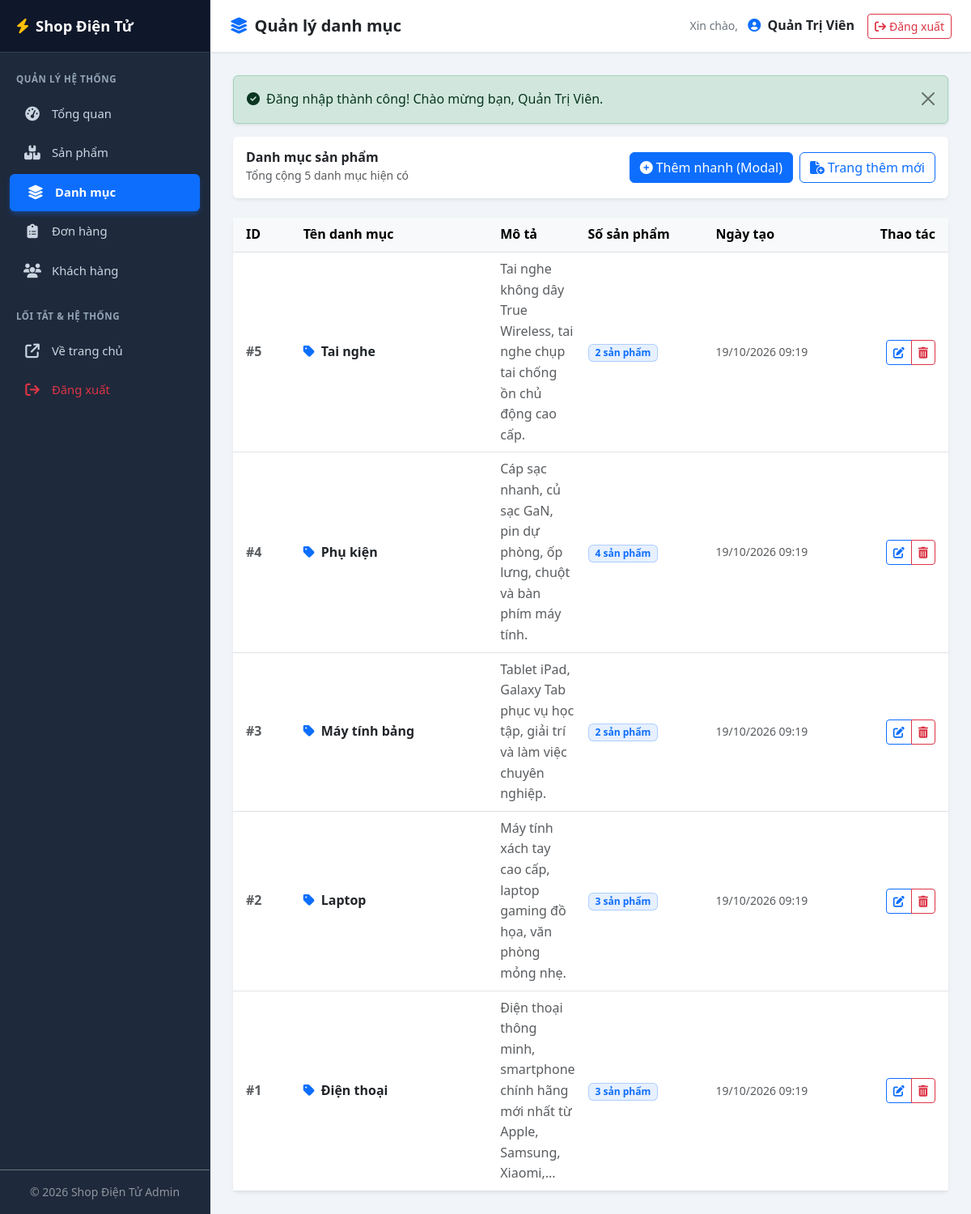
The app's page /categories.php (signed in) with its own data.
### tables this page shows
CREATE TABLE `categories` (
    `id` INT AUTO_INCREMENT PRIMARY KEY,
    `name` VARCHAR(100) NOT NULL,
    `description` TEXT DEFAULT NULL,
    `created_at` TIMESTAMP DEFAULT CURRENT_TIMESTAMP
);

### functions.php (called while the page is built, shortened)
<?php
function flash(string $key, string $message = ''): ?string {
    if (isset($_SESSION['flash'][$key])) {
        $msg = $_SESSION['flash'][$key];
        return $msg;
    }
    return null;
}

### categories.php (the view, shortened to what this page needs)
<?php
require_once __DIR__ . '/../config/database.php';
require_once __DIR__ . '/../includes/functions.php';
$page_title = 'Quản lý danh mục';
$categories = [];
$query = "SELECT c.*, COUNT(p.id) AS product_count
          FROM categories c
          LEFT JOIN products p ON c.id = p.category_id
          GROUP BY c.id
          ORDER BY c.id DESC";
if ($result = $conn->query($query)) {
    while ($row = $result->fetch_assoc()) {
        $categories[] = $row;
    }
}
?>
<!DOCTYPE html>
<html lang="vi">
<head>
    <link href="https://cdn.jsdelivr.net/npm/bootstrap@5.3.0/dist/css/bootstrap.min.css" rel="stylesheet">
    <link rel="stylesheet" href="https://cdnjs.cloudflare.com/ajax/libs/font-awesome/6.4.0/css/all.min.css">
    <link rel="stylesheet" href="../assets/css/style.css">
</head>
<body>
<div class="admin-wrapper">
    <aside class="admin-sidebar">
        <a href="index.php" class="sidebar-brand">
            <i class="fa-solid fa-bolt text-warning me-2"></i>
            <span>Shop Điện Tử</span>
        </a>
        <ul class="sidebar-nav">
            <li class="nav-header">Quản lý hệ thống</li>
            <li class="nav-item">
                <a href="index.php" class="nav-link">
                    <i class="fa-solid fa-gauge-high"></i>
                    <span>Tổng quan</span>
                </a>
            </li>
            <li class="nav-item">
                <a href="products.php" class="nav-link">
                    <i class="fa-solid fa-boxes-stacked"></i>
                    <span>Sản phẩm</span>
                </a>
            </li>
            <li class="nav-item">
                <a href="categories.php" class="nav-link active">
                    <i class="fa-solid fa-layer-group"></i>
                    <span>Danh mục</span>
                </a>
            </li>
            <li class="nav-item">
                <a href="orders.php" class="nav-link">
                    <i class="fa-solid fa-clipboard-list"></i>
                    <span>Đơn hàng</span>
                </a>
            </li>
            <li class="nav-item">
                <a href="users.php" class="nav-link">
                    <i class="fa-solid fa-users"></i>
                    <span>Khách hàng</span>
                </a>
            </li>
            <li class="nav-header mt-3">Lối tắt & Hệ thống</li>
            <li class="nav-item">
                <a href="../index.php" class="nav-link" target="_blank">
                    <i class="fa-solid fa-arrow-up-right-from-square"></i>
                    <span>Về trang chủ</span>
                </a>
            </li>
            <li class="nav-item">
                <a href="../pages/logout.php" class="nav-link text-danger">
                    <i class="fa-solid fa-arrow-right-from-bracket"></i>
                    <span>Đăng xuất</span>
                </a>
            </li>
        </ul>
        <div class="p-3 border-top border-secondary text-white-50 text-center small">
            &copy; <?= date('Y') ?> Shop Điện Tử Admin
        </div>
    </aside>
    <div class="admin-main">
        <header class="admin-topbar">
            <div class="d-flex align-items-center">
                <h5 class="m-0 text-dark fw-bold"><i class="fa-solid fa-layer-group me-2 text-primary"></i><?= htmlspecialchars($page_title) ?></h5>
            </div>
            <div class="d-flex align-items-center">
                <div class="dropdown me-3">
                    <span class="text-secondary small me-2">Xin chào,</span>
                    <strong class="text-dark">
                        <i class="fa-solid fa-circle-user text-primary me-1"></i>
                        <?= htmlspecialchars($_SESSION['fullname'] ?? $_SESSION['username'] ?? 'Admin') ?>
                    </strong>
                </div>
                <a href="../pages/logout.php" class="btn btn-outline-danger btn-sm" onclick="return confirm('Bạn có chắc chắn muốn đăng xuất?')">
                    <i class="fa-solid fa-arrow-right-from-bracket me-1"></i>Đăng xuất
                </a>
            </div>
        </header>
        <main class="admin-content">
            <?php
            $flash_success = function_exists('flash') ? flash('success') : ($_SESSION['success'] ?? '');
            ?>
            <?php if (!empty($flash_success)): ?>
                <div class="alert alert-success alert-dismissible fade show shadow-sm" role="alert">
                    <i class="fa-solid fa-circle-check me-2"></i><?= htmlspecialchars($flash_success) ?>
                    <button type="button" class="btn-close" data-bs-dismiss="alert"></button>
                </div>
            <?php endif; ?>
            <div class="card border-0 shadow-sm mb-4">
                <div class="card-body d-flex justify-content-between align-items-center">
                    <div>
                        <h6 class="m-0 fw-bold text-dark">Danh mục sản phẩm</h6>
                        <small class="text-muted">Tổng cộng <?= count($categories) ?> danh mục hiện có</small>
                    </div>
                    <div class="d-flex gap-2">
                        <button type="button" class="btn btn-primary" data-bs-toggle="modal" data-bs-target="#addCategoryModal">
                            <i class="fa-solid fa-plus-circle me-1"></i>Thêm nhanh (Modal)
                        </button>
                        <a href="add-category.php" class="btn btn-outline-primary">
                            <i class="fa-solid fa-file-circle-plus me-1"></i>Trang thêm mới
                        </a>
                    </div>
                </div>
            </div>
            <div class="card border-0 shadow-sm">
                <div class="card-body p-0">
                    <div class="table-responsive">
                        <table class="table table-hover align-middle mb-0">
                            <thead class="table-light">
                                <tr>
                                    <th class="ps-3" style="width: 80px;">ID</th>
                                    <th style="width: 250px;">Tên danh mục</th>
                                    <th>Mô tả</th>
                                    <th style="width: 160px;">Số sản phẩm</th>
                                    <th style="width: 160px;">Ngày tạo</th>
                                    <th class="text-end pe-3" style="width: 140px;">Thao tác</th>
                                </tr>
                            </thead>
                            <tbody>
                                <?php if (empty($categories)): ?>
                                    <tr>
                                        <td colspan="6" class="text-center py-5 text-muted">
                                            <i class="fa-solid fa-layer-group fa-3x mb-3 text-secondary d-block"></i>
                                            Chưa có danh mục nào. Hãy bấm "Thêm danh mục" để bắt đầu!
                                        </td>
                                    </tr>
                                <?php else: ?>
                                    <?php foreach ($categories as $cat): ?>
                                        <tr>
                                            <td class="ps-3 fw-bold text-muted">#<?= $cat['id'] ?></td>
                                            <td class="fw-semibold text-dark">
                                                <i class="fa-solid fa-tag text-primary me-2"></i><?= htmlspecialchars($cat['name']) ?>
                                            </td>
                                            <td class="text-muted">
                                                <?= htmlspecialchars($cat['description'] ?: 'Không có mô tả') ?>
                                            </td>
                                            <td>
                                                <span class="badge bg-primary bg-opacity-10 text-primary border border-primary border-opacity-25 px-2 py-1">
                                                    <?= number_format($cat['product_count']) ?> sản phẩm
                                                </span>
                                            </td>
                                            <td class="text-muted small">
                                                <?= !empty($cat['created_at']) ? date('d/m/Y H:i', strtotime($cat['created_at'])) : '---' ?>
                                            </td>
                                            <td class="text-end pe-3">
                                                <div class="btn-group btn-group-sm">
                                                    <a href="edit-category.php?id=<?= $cat['id'] ?>" class="btn btn-outline-primary" title="Chỉnh sửa">
                                                        <i class="fa-solid fa-pen-to-square"></i>
                                                    </a>
                                                    <a href="delete-category.php?id=<?= $cat['id'] ?>" class="btn btn-outline-danger" title="Xóa" onclick="return confirm('Bạn có chắc chắn muốn xóa danh mục \'<?= htmlspecialchars(addslashes($cat['name'])) ?>\'?');">
                                                        <i class="fa-solid fa-trash-can"></i>
                                                    </a>
                                                </div>
                                            </td>
                                        </tr>
                                    <?php endforeach; ?>
                                <?php endif; ?>
                            </tbody>
                        </table>
                    </div>
                </div>
            </div>
        </main>
    </div>
</div>
</body>
</html>

### style.css (style rules this page uses)
:root { --primary-color: #0d6efd; --primary-hover: #0b5ed7; --primary-soft: #e8f2ff; --secondary-color: #0f172a; --accent-color: #f59e0b; --accent-hover: #d97706; --success-color: #10b981; --danger-color: #ef4444; --warning-color: #f59e0b; --info-color: #06b6d4; --dark-color: #1e293b; --body-bg: #f8fafc; --card-bg: #ffffff; --border-color: #e2e8f0; --text-main: #1e293b; --text-muted: #64748b; --font-sans: 'Inter', -apple-system, BlinkMacSystemFont, "Segoe UI", Roboto, "Helvetica Neue", Arial, sans-serif; --shadow-sm: 0 1px 3px rgba(0, 0, 0, 0.05), 0 1px 2px rgba(0, 0, 0, 0.03); --shadow-md: 0 4px 6px -1px rgba(0, 0, 0, 0.07), 0 2px 4px -2px rgba(0, 0, 0, 0.05); --shadow-lg: 0 10px 15px -3px rgba(0, 0, 0, 0.08), 0 4px 6px -4px rgba(0, 0, 0, 0.04); --shadow-xl: 0 20px 25px -5px rgba(0, 0, 0, 0.09), 0 8px 10px -6px rgba(0, 0, 0, 0.04); --radius-sm: 0.375rem; --radius-md: 0.5rem; --radius-lg: 0.75rem; --radius-xl: 1rem; --transition: all 0.25s ease-in-out; }
body { font-family: var(--font-sans); color: var(--text-main); background-color: var(--body-bg); line-height: 1.6; -webkit-font-smoothing: antialiased; }
a { color: var(--primary-color); text-decoration: none; transition: var(--transition); }
.admin-sidebar { background-color: #0f172a; color: #94a3b8; min-height: calc(100vh - 60px); border-right: 1px solid #1e293b; }
.admin-sidebar .nav-link { color: #cbd5e1; padding: 0.75rem 1.25rem; font-weight: 500; border-radius: 0; display: flex; align-items: center; transition: var(--transition); }
.admin-sidebar .nav-link:hover, .admin-sidebar .nav-link.active { color: #ffffff; background-color: #1e293b; border-left: 4px solid var(--primary-color); }
.admin-sidebar .nav-link i { width: 24px; margin-right: 0.5rem; font-size: 1rem; }

### categories.php (style rules this page uses)
:root { --sidebar-width: 260px; --topbar-height: 65px; --sidebar-bg: #1e293b; --sidebar-hover: #334155; --sidebar-active: #0d6efd; }
body { background-color: #f1f5f9; font-family: system-ui, -apple-system, "Segoe UI", Roboto, "Helvetica Neue", Arial, sans-serif; margin: 0; padding: 0; overflow-x: hidden; }
.admin-wrapper { display: flex; min-height: 100vh; }
.admin-sidebar { width: var(--sidebar-width); background-color: var(--sidebar-bg); color: #e2e8f0; flex-shrink: 0; display: flex; flex-direction: column; z-index: 1000; }
.sidebar-brand { height: var(--topbar-height); display: flex; align-items: center; padding: 0 1.25rem; background-color: #0f172a; border-bottom: 1px solid #334155; font-size: 1.15rem; font-weight: 700; color: #fff; text-decoration: none; }
.sidebar-nav { list-style: none; padding: 1rem 0; margin: 0; flex-grow: 1; }
.sidebar-nav .nav-header { padding: 0.5rem 1.25rem; font-size: 0.72rem; text-transform: uppercase; letter-spacing: 0.05em; color: #94a3b8; font-weight: 700; }
.sidebar-nav .nav-item { margin: 0.15rem 0.75rem; }
.sidebar-nav .nav-link { display: flex; align-items: center; padding: 0.7rem 1rem; color: #cbd5e1; text-decoration: none; border-radius: 0.375rem; transition: all 0.2s; font-size: 0.925rem; }
.sidebar-nav .nav-link i { width: 1.5rem; font-size: 1.1rem; margin-right: 0.75rem; text-align: center; }
.sidebar-nav .nav-link.active { background-color: var(--sidebar-active); color: #fff; font-weight: 600; box-shadow: 0 4px 6px -1px rgba(13, 110, 253, 0.4); }
.admin-main { flex-grow: 1; display: flex; flex-direction: column; min-width: 0; }
.admin-topbar { height: var(--topbar-height); background-color: #fff; border-bottom: 1px solid #e2e8f0; display: flex; align-items: center; justify-content: space-between; padding: 0 1.5rem; box-shadow: 0 1px 3px 0 rgba(0, 0, 0, 0.05); }
.admin-content { padding: 1.75rem; flex-grow: 1; }

### records on screen
categories: id "5", name "Tai nghe", description "Tai nghe không dây True Wireless, tai nghe chụp tai chống ồn chủ động cao cấp.", product_count "2", created_at "19/10/2026 09:19"
categories: id "4", name "Phụ kiện", description "Cáp sạc nhanh, củ sạc GaN, pin dự phòng, ốp lưng, chuột và bàn phím máy tính.", product_count "4", created_at "19/10/2026 09:19"
categories: id "3", name "Máy tính bảng", description "Tablet iPad, Galaxy Tab phục vụ học tập, giải trí và làm việc chuyên nghiệp.", product_count "2", created_at "19/10/2026 09:19"
categories: id "2", name "Laptop", description "Máy tính xách tay cao cấp, laptop gaming đồ họa, văn phòng mỏng nhẹ.", product_count "3", created_at "19/10/2026 09:19"
categories: id "1", name "Điện thoại", description "Điện thoại thông minh, smartphone chính hãng mới nhất từ Apple, Samsung, Xiaomi,...", product_count "3", created_at "19/10/2026 09:19"

### other values on screen
$page_title "Quản lý danh mục"
$_SESSION['fullname'] "Quản Trị Viên"
$flash_success "Đăng nhập thành công! Chào mừng bạn, Quản Trị Viên."
count($categories) "5"
